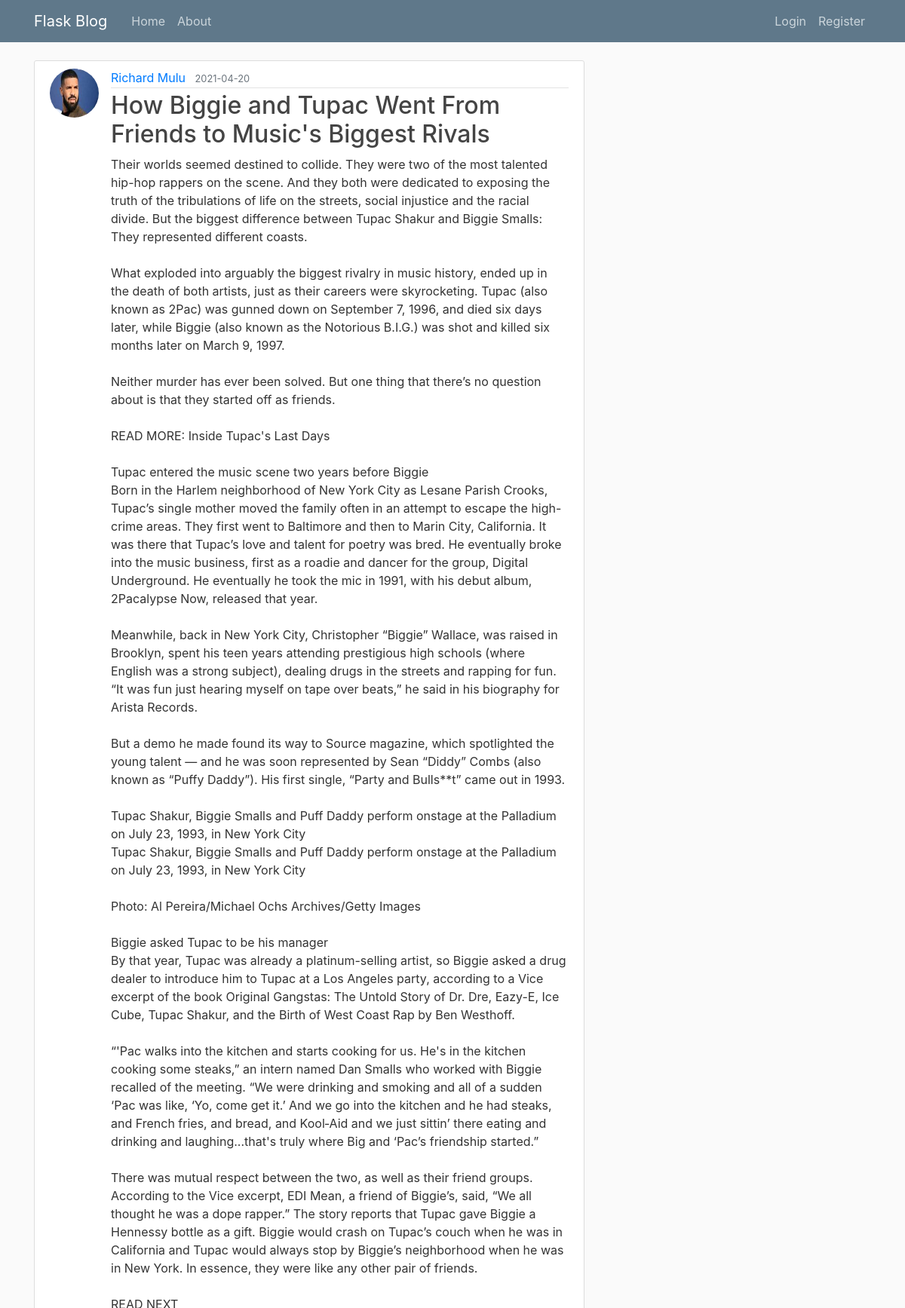
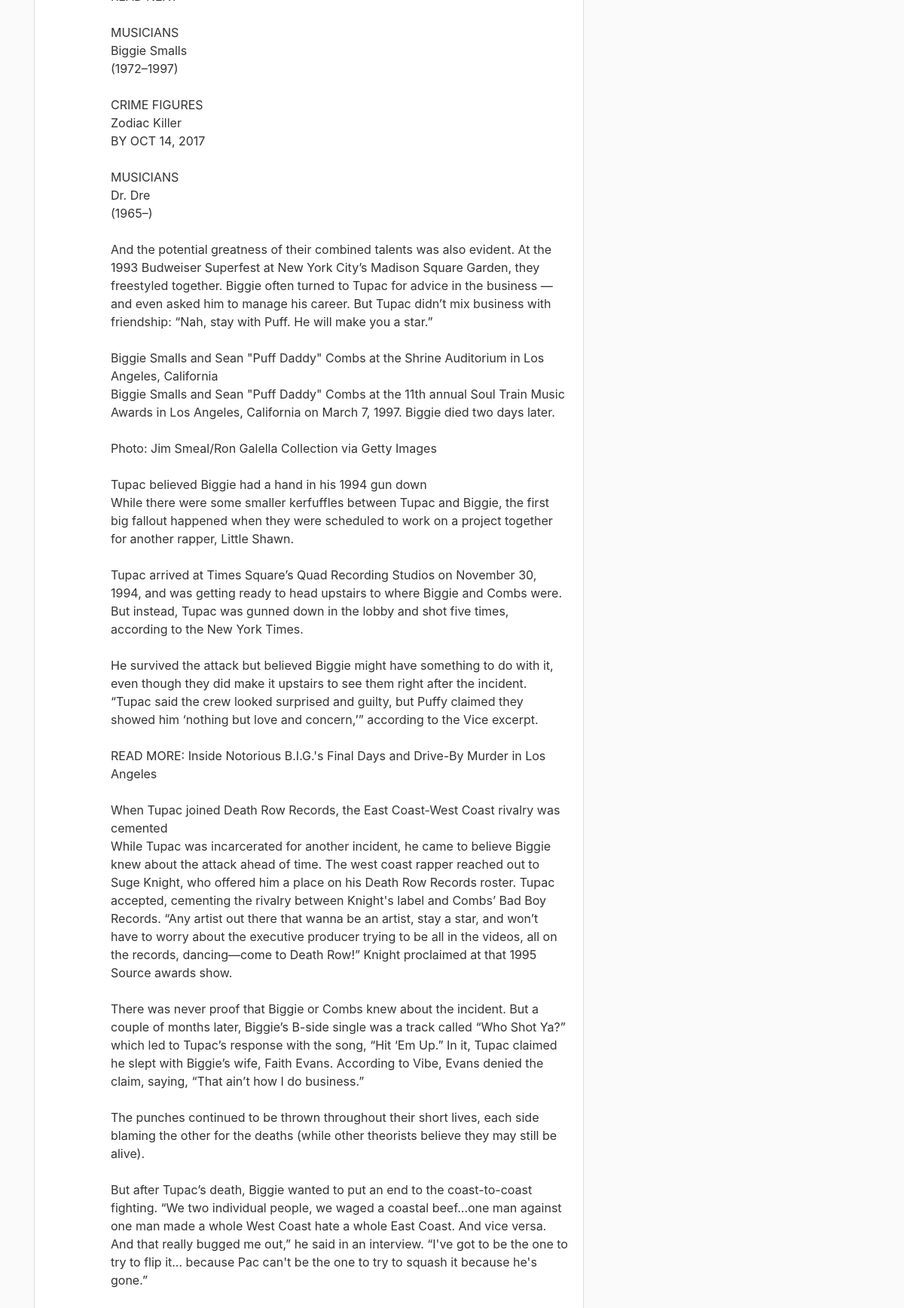
Screenshot of /post/23 with the database file from the repository (2 pictures, top to bottom).
### flask_blog/models.py (models this page shows, shortened)
class User(db.Model, UserMixin):
    id = db.Column(db.Integer, primary_key=True)
    username = db.Column(db.String(20), unique=True, nullable=False)
    email = db.Column(db.String(120), unique=True, nullable=False)
    image_file = db.Column(db.String(20), nullable=False, default='default.jpg')
    password =  db.Column(db.String(60), nullable=False)
    posts = db.relationship('Post', backref='author', lazy=True)

class Post(db.Model):
    id = db.Column(db.Integer, primary_key=True)
    title = db.Column(db.String(100), nullable=False)
    date_posted = db.Column(db.DateTime, nullable=False, default=datetime.utcnow)
    content = db.Column(db.Text, nullable=False)
    user_id = db.Column(db.Integer, db.ForeignKey('user.id'), nullable=False)
    comments = db.relationship('Comment', backref='author')

### flask_blog/posts/routes.py (the view)
@posts.route("/post/<int:post_id>")
def post(post_id):
    post = Post.query.get_or_404(post_id)
    return render_template('post.html', title=post.title, post=post)

### flask_blog/templates/post.html (shortened to what this page needs)
{% extends "layout.html" %}
{% block content %}
  <article class="media content-section">
    <img class="rounded-circle article-img" src="{{ url_for('static', filename='profile_pics/' + post.author.image_file) }}">
    <div class="media-body">
      <div class="article-metadata">
        <a class="mr-2" href="{{ url_for('users.user_posts', username=post.author.username) }}">{{ post.author.username }}</a>
        <small class="text-muted">{{ post.date_posted.strftime('%Y-%m-%d') }}</small>
      </div>
      <h2 class="article-title">{{ post.title }}</h2>
      <p class="article-content">{{ post.content }}</p>
    </div>
  </article>
{% endblock content %}

### flask_blog/static/main.css (style rules this page uses)
body { background: #fafafa; color: #333333; margin-top: 5rem; }
h1, h2, h3, h4, h5, h6 { color: #444444; }
.content-section { background: #ffffff; padding: 10px 20px; border: 1px solid #dddddd; border-radius: 3px; margin-bottom: 20px; }
.article-title { color: #444444; }
.article-content { white-space: pre-line; }
.article-img { height: 65px; width: 65px; margin-right: 16px; }
.article-metadata { padding-bottom: 1px; margin-bottom: 4px; border-bottom: 1px solid #e3e3e3 }

### rows the page displays
User: image_file (picture), author.username "Richard Mulu"
Post: date_posted "2021-04-20", title "How Biggie and Tupac Went From Friends to Music's Biggest Rivals", content "Their worlds seemed destined to collide. They were two of the most talented hip-hop rappers on the scene. And they both were dedicated to exposing the truth of the tribulations of life on the streets, social injustice and the racial divide. But the biggest difference between Tupac Shakur and Biggie Smalls: They represented different coasts. What exploded into arguably the biggest rivalry in music history, ended up in the death of both artists, just as their careers were skyrocketing. Tupac (also known as 2Pac) was gunned down on September 7, 1996, and died six days later, while Biggie (also known as the Notorious B.I.G.) was shot and killed six months later on March 9, 1997. Neither murder…"
